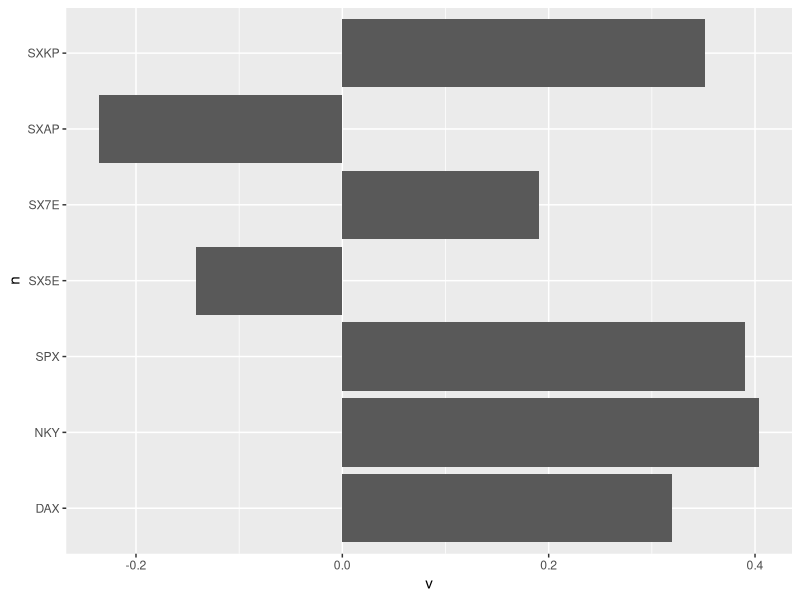
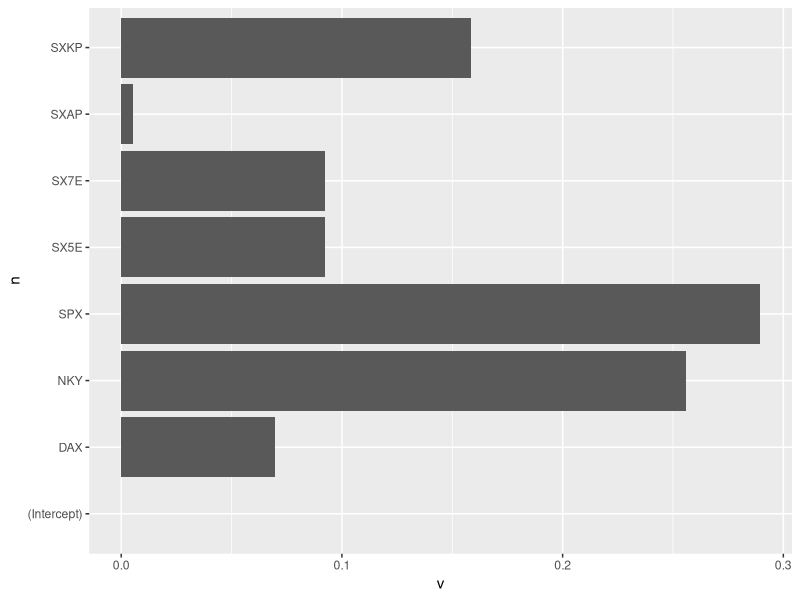
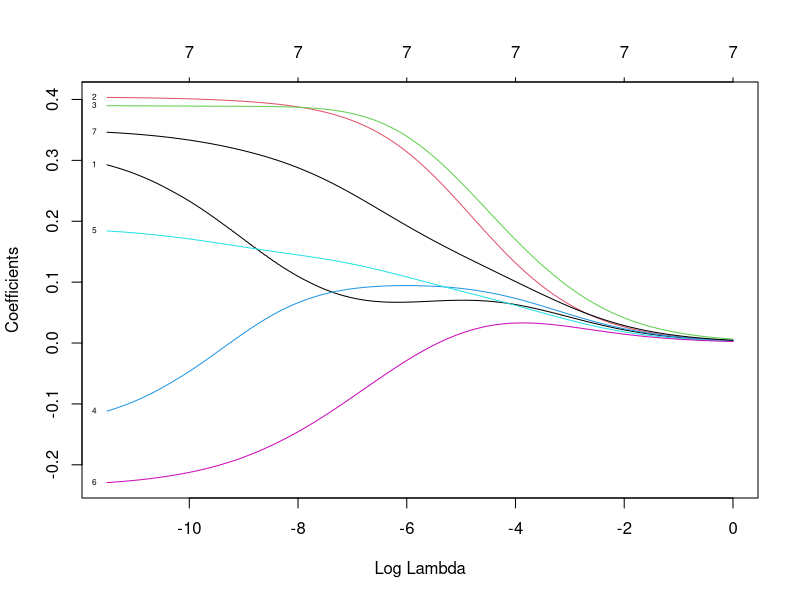
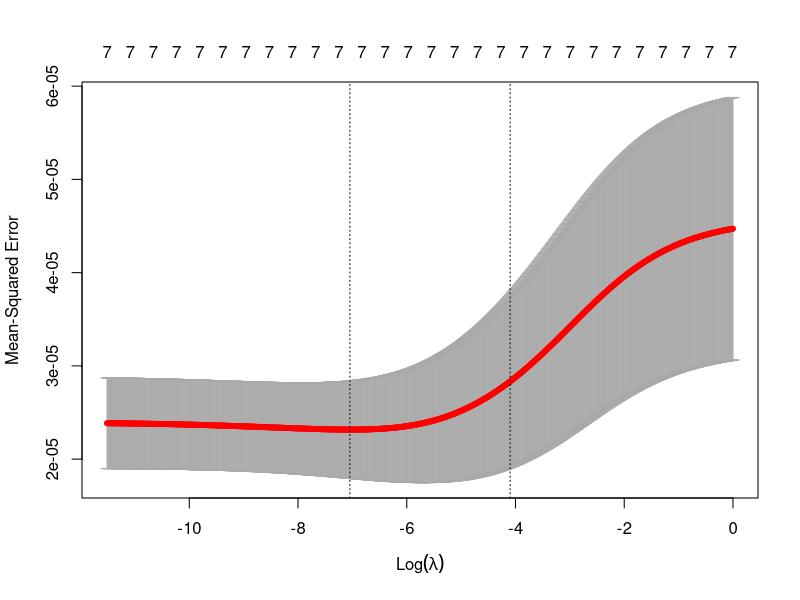

These figures' R source, in order:
library(ggplot2)
library(dplyr)
library(tidyr)
library(magrittr)
library(glmnet)

data <- as_tibble(read.csv('Portfolio.csv'))

model.ols <- lm(PORTFOLIO ~ 0 +., data %>% select(-T))

# alpha is the the elasticnet mixing parameter
# alpha=1 is the lasso penalty, and alpha=0 the ridge penalty
# glmnet applies predictor variable standardization by default
model.ridge <- glmnet(x=data %>% select(-T, -PORTFOLIO) %>% as.matrix, 
                      y=data$PORTFOLIO, 
                      alpha=0, lambda=c(0.005),
                      intercept=F)

summary(model.ols)$r.squared  # 0.57
model.ridge$dev.ratio         # 0.52

# Gross exposures
sum(abs(coef(model.ols))) * 100       # 203
sum(abs(coef(model.ridge))) * 100     # 96

ggplot(data.frame(n=names(coef(model.ols)), v=coef(model.ols)), aes(x=n, y=v)) + 
  geom_bar(stat="identity") + coord_flip()

ggplot(data.frame(n=rownames(coef(model.ridge)), v=coef(model.ridge)[,1]), aes(x=n, y=v)) + 
  geom_bar(stat="identity") + coord_flip()

# What is the effect for a range of lambda's
lambdas <- 10 ** seq(-5, 0, 0.005)
model.ridge <- glmnet(x=data %>% select(-T, -PORTFOLIO) %>% as.matrix, 
                      y=data$PORTFOLIO, 
                      alpha=0, lambda=lambdas,
                      intercept=F)
plot(model.ridge, "lambda", label=TRUE)

# Number of folds default = 10
cv_fit <- cv.glmnet(x=data %>% select(-T, -PORTFOLIO) %>% as.matrix, 
                    y=data$PORTFOLIO, 
                    alpha=0, lambda=lambdas,
                    intercept=F)
plot(cv_fit)

cv_fit$lambda.min
